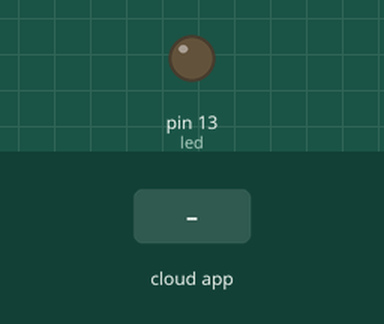
Simulated run of this sketch. Board: Arduino Mega 2560, built with avr-gcc and run on an emulated ATmega2560. Parts: output pins drawn as LEDs (lit = HIGH). The test bench sets the inputs (shaded band). The ROS host is connected and sends only what is stated.

Above: at 1.2 s.
1.3 s: the phone or cloud app sets servo to 0
At 2.5 s:
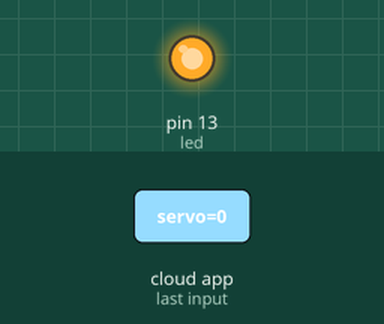
2.8 s: the phone or cloud app sets servo to 45
At 3.7 s:
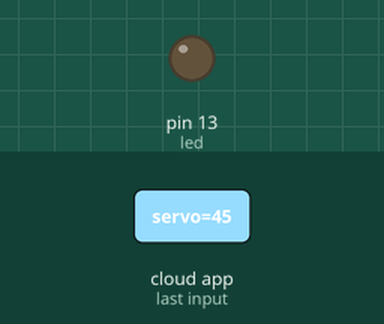
4.3 s: the phone or cloud app sets servo to 90
At 4.9 s:
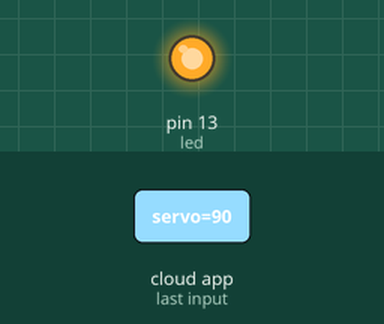
Timing chart, 0 to 7.3 s (numbered marks = the images above; inputs shaded):
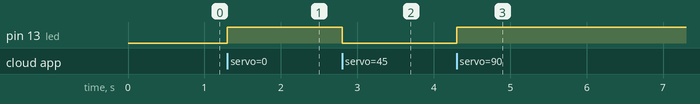

Measured:
- after the input at 1.3 s, pin 13 (led): LOW → HIGH at once
- after the input at 2.8 s, pin 13 (led): HIGH → LOW at once
- after the input at 4.3 s, pin 13 (led): LOW → HIGH at once

The sketch:

ros_servo.ino
```cpp
/*
 * rosserial Servo Control Example
 *
 * This sketch demonstrates the control of hobby R/C servos
 * using ROS and the arduiono
 *
 * For the full tutorial write up, visit
 * www.ros.org/wiki/rosserial_arduino_demos
 *
 * For more information on the Arduino Servo Library
 * Checkout :
 * http://www.arduino.cc/en/Reference/Servo
 */

#if defined(ARDUINO) && ARDUINO >= 100
  #include "Arduino.h"
#else
  #include <WProgram.h>
#endif

#include "servo.h"
#include <ros.h>
#include <std_msgs/UInt16.h>


#define ID3   3

ros::NodeHandle  nh;


void servo_cb( const std_msgs::UInt16& cmd_msg){          //cmd 명령어를 쓰겠다.

  LobotSerialServoMove(Serial3, 3, cmd_msg.data, 1000);
  digitalWrite(13, HIGH-digitalRead(13));  //toggle led
}


ros::Subscriber<std_msgs::UInt16> sub("servo", servo_cb);//  servo_cb 함수를 sub으로 지정

void setup(){
  Serial3.begin(115200);
  pinMode(13, OUTPUT);
  nh.initNode(); // 노드명 초기화
  nh.subscribe(sub); //sub 으로 지정
  LobotSerialServoSetMode(Serial3, 3, 0, 1000);
}

void loop(){
  nh.spinOnce();
  delay(1);
}
```

servo.h
```cpp
#define GET_LOW_BYTE(A) (uint8_t)((A))
//매크로 함수 A의 하위 8 비트를 가져옵니다.
#define GET_HIGH_BYTE(A) (uint8_t)((A) >> 8)
//매크로 함수 A의 상위 8 비트를 가져옵니다.
#define BYTE_TO_HW(A, B) ((((uint16_t)(A)) << 8) | (uint8_t)(B))
//매크로 기능 A를 상위 8 비트로, B를 하위 8 비트로 취하여 16 비트 쉐이핑으로 병합


#define LOBOT_SERVO_FRAME_HEADER         0x55


#define LOBOT_SERVO_MOVE_TIME_WRITE      1
#define LOBOT_SERVO_MOVE_TIME_READ       2
#define LOBOT_SERVO_MOVE_TIME_WAIT_WRITE 7
#define LOBOT_SERVO_MOVE_TIME_WAIT_READ  8
#define LOBOT_SERVO_MOVE_START           11
#define LOBOT_SERVO_MOVE_STOP            12
#define LOBOT_SERVO_ID_WRITE             13
#define LOBOT_SERVO_ID_READ              14
#define LOBOT_SERVO_ANGLE_OFFSET_ADJUST  17
#define LOBOT_SERVO_ANGLE_OFFSET_WRITE   18
#define LOBOT_SERVO_ANGLE_OFFSET_READ    19
#define LOBOT_SERVO_ANGLE_LIMIT_WRITE    20
#define LOBOT_SERVO_ANGLE_LIMIT_READ     21
#define LOBOT_SERVO_VIN_LIMIT_WRITE      22
#define LOBOT_SERVO_VIN_LIMIT_READ       23
#define LOBOT_SERVO_TEMP_MAX_LIMIT_WRITE 24
#define LOBOT_SERVO_TEMP_MAX_LIMIT_READ  25
#define LOBOT_SERVO_TEMP_READ            26
#define LOBOT_SERVO_VIN_READ             27
#define LOBOT_SERVO_POS_READ             28
#define LOBOT_SERVO_OR_MOTOR_MODE_WRITE  29
#define LOBOT_SERVO_OR_MOTOR_MODE_READ   30
#define LOBOT_SERVO_LOAD_OR_UNLOAD_WRITE 31
#define LOBOT_SERVO_LOAD_OR_UNLOAD_READ  32
#define LOBOT_SERVO_LED_CTRL_WRITE       33
#define LOBOT_SERVO_LED_CTRL_READ        34
#define LOBOT_SERVO_LED_ERROR_WRITE      35
#define LOBOT_SERVO_LED_ERROR_READ       3


#define LOBOT_DEBUG 1  /*디버깅에 사용, 디버깅 데이터 인쇄*/

byte LobotCheckSum(byte buf[])
{
  byte i;
  uint16_t temp = 0;//2 byte

  for (i = 2; i < buf[3] + 2; i++) {
    temp += buf[i];
  }
  temp = ~temp;
  i = (byte)temp;
  return i;
}


void LobotSerialServoMove(HardwareSerial &SerialX, uint8_t id, int16_t position, uint16_t time)
{
  byte buf[10];
  if(position < 0)
    position = 0;
  if(position > 1000)
    position = 1000;
  buf[0] = buf[1] = LOBOT_SERVO_FRAME_HEADER; // header
  buf[2] = id;                                // servo ID
  buf[3] = 7;                                 // data length
  buf[4] = LOBOT_SERVO_MOVE_TIME_WRITE;

  //
  buf[5] = GET_LOW_BYTE(position);
  buf[6] = GET_HIGH_BYTE(position);

  //
  buf[7] = GET_LOW_BYTE(time);
  buf[8] = GET_HIGH_BYTE(time);

  buf[9] = LobotCheckSum(buf);
  SerialX.write(buf, 10);
}


void LobotSerialServoStopMove(HardwareSerial &SerialX, uint8_t id)
{
  byte buf[6];
  buf[0] = buf[1] = LOBOT_SERVO_FRAME_HEADER;
  buf[2] = id;
  buf[3] = 3;
  buf[4] = LOBOT_SERVO_MOVE_STOP;
  buf[5] = LobotCheckSum(buf);
  SerialX.write(buf, 6);
}


//servo ID 지정
void LobotSerialServoSetID(HardwareSerial &SerialX, uint8_t oldID, uint8_t newID)
{
  byte buf[7];
  buf[0] = buf[1] = LOBOT_SERVO_FRAME_HEADER;
  buf[2] = oldID;
  buf[3] = 4;
  buf[4] = LOBOT_SERVO_ID_WRITE;
  buf[5] = newID;
  buf[6] = LobotCheckSum(buf);
  SerialX.write(buf, 7);

#ifdef LOBOT_DEBUG
  Serial.println("LOBOT SERVO ID WRITE");
  int debug_value_i = 0;
  for (debug_value_i = 0; debug_value_i < buf[3] + 3; debug_value_i++)
  {
    Serial.print(buf[debug_value_i], HEX);
    Serial.print(":");
  }
  Serial.println(" ");
#endif

}
// Servo mode set  0이면 각도, 1이면 속도
void LobotSerialServoSetMode(HardwareSerial &SerialX, uint8_t id, uint8_t Mode, int16_t Speed)
{
  byte buf[10];
  buf[0] = buf[1] = LOBOT_SERVO_FRAME_HEADER;
  buf[2] = id;
  buf[3] = 7;
  buf[4] = LOBOT_SERVO_OR_MOTOR_MODE_WRITE;
  buf[5] = Mode;
  buf[6] = 0;
  buf[7] = GET_LOW_BYTE((uint16_t)Speed);
  buf[8] = GET_HIGH_BYTE((uint16_t)Speed);
  buf[9] = LobotCheckSum(buf);

#ifdef LOBOT_DEBUG
  Serial.println("LOBOT SERVO Set Mode");
  int debug_value_i = 0;
  for (debug_value_i = 0; debug_value_i < buf[3] + 3; debug_value_i++)
  {
    Serial.print(buf[debug_value_i], HEX);
    Serial.print(":");
  }
  Serial.println(" ");
#endif

  SerialX.write(buf, 10);
}
void LobotSerialServoLoad(HardwareSerial &SerialX, uint8_t id)
{
  byte buf[7];
  buf[0] = buf[1] = LOBOT_SERVO_FRAME_HEADER;
  buf[2] = id;
  buf[3] = 4;
  buf[4] = LOBOT_SERVO_LOAD_OR_UNLOAD_WRITE;
  buf[5] = 1;
  buf[6] = LobotCheckSum(buf);

  SerialX.write(buf, 7);

#ifdef LOBOT_DEBUG
  Serial.println("LOBOT SERVO LOAD WRITE");
  int debug_value_i = 0;
  for (debug_value_i = 0; debug_value_i < buf[3] + 3; debug_value_i++)
  {
    Serial.print(buf[debug_value_i], HEX);
    Serial.print(":");
  }
  Serial.println(" ");
#endif

}

void LobotSerialServoUnload(HardwareSerial &SerialX, uint8_t id)
{
  byte buf[7];
  buf[0] = buf[1] = LOBOT_SERVO_FRAME_HEADER;
  buf[2] = id;
  buf[3] = 4;
  buf[4] = LOBOT_SERVO_LOAD_OR_UNLOAD_WRITE;
  buf[5] = 0;
  buf[6] = LobotCheckSum(buf);

  SerialX.write(buf, 7);

#ifdef LOBOT_DEBUG
  Serial.println("LOBOT SERVO LOAD WRITE");
  int debug_value_i = 0;
  for (debug_value_i = 0; debug_value_i < buf[3] + 3; debug_value_i++)
  {
    Serial.print(buf[debug_value_i], HEX);
    Serial.print(":");
  }
  Serial.println(" ");
#endif
}


int LobotSerialServoReceiveHandle(HardwareSerial &SerialX, byte *ret)
{
  bool frameStarted = false;
  bool receiveFinished = false;
  byte frameCount = 0;
  byte dataCount = 0;
  byte dataLength = 2;
  byte rxBuf;
  byte recvBuf[32];
  byte i;

  while (SerialX.available()) {
    rxBuf = SerialX.read();
    delayMicroseconds(100);
    if (!frameStarted) {
      if (rxBuf == LOBOT_SERVO_FRAME_HEADER) {
        frameCount++;
        if (frameCount == 2) {
          frameCount = 0;
          frameStarted = true;
          dataCount = 1;
        }
      }
      else {
        frameStarted = false;
        dataCount = 0;
        frameCount = 0;
      }
    }
    if (frameStarted) {
      recvBuf[dataCount] = (uint8_t)rxBuf;
      if (dataCount == 3) {
        dataLength = recvBuf[dataCount];
        if (dataLength < 3 || dataCount > 7) {
          dataLength = 2;
          frameStarted = false;
        }
      }
      dataCount++;
      if (dataCount == dataLength + 3) {

#ifdef LOBOT_DEBUG
        Serial.print("RECEIVE DATA:");
        for (i = 0; i < dataCount; i++) {
          Serial.print(recvBuf[i], HEX);
          Serial.print(":");
        }
        Serial.println(" ");
#endif

        if (LobotCheckSum(recvBuf) == recvBuf[dataCount - 1]) {

#ifdef LOBOT_DEBUG
          Serial.println("Check SUM OK!!");
          Serial.println("");
#endif

          frameStarted = false;
          memcpy(ret, recvBuf + 4, dataLength);
          return 1;
        }
        return -1;
      }
    }
  }
}


int LobotSerialServoReadPosition(HardwareSerial &SerialX, uint8_t id)
{
  int count = 10000;
  int ret;
  byte buf[6];

  buf[0] = buf[1] = LOBOT_SERVO_FRAME_HEADER;
  buf[2] = id;
  buf[3] = 3;
  buf[4] = LOBOT_SERVO_POS_READ;
  buf[5] = LobotCheckSum(buf);

#ifdef LOBOT_DEBUG
  Serial.println("LOBOT SERVO Pos READ");
  int debug_value_i = 0;
  for (debug_value_i = 0; debug_value_i < buf[3] + 3; debug_value_i++)
  {
    Serial.print(buf[debug_value_i], HEX);
    Serial.print(":");
  }
  //Serial.println(" ");
#endif

  while (SerialX.available())
    SerialX.read();

  SerialX.write(buf, 6);

  while (!SerialX.available()) {
    count -= 1;
    if (count < 0)
      return -1;
  }

  if (LobotSerialServoReceiveHandle(SerialX, buf) > 0)
    ret = BYTE_TO_HW(buf[2], buf[1]);
  else
    ret = -1;

#ifdef LOBOT_DEBUG
  Serial.println(ret);
#endif
  return ret;
}
int LobotSerialServoReadVin(HardwareSerial &SerialX, uint8_t id)
{
  int count = 10000;
  int ret;
  byte buf[6];

  buf[0] = buf[1] = LOBOT_SERVO_FRAME_HEADER;
  buf[2] = id;
  buf[3] = 3;
  buf[4] = LOBOT_SERVO_VIN_READ;
  buf[5] = LobotCheckSum(buf);

#ifdef LOBOT_DEBUG
  Serial.println("LOBOT SERVO VIN READ");
  int debug_value_i = 0;
  for (debug_value_i = 0; debug_value_i < buf[3] + 3; debug_value_i++)
  {
    Serial.print(buf[debug_value_i], HEX);
    Serial.print(":");
  }
  Serial.println(" ");
#endif

  while (SerialX.available())
    SerialX.read();

  SerialX.write(buf, 6);

  while (!SerialX.available()) {
    count -= 1;
    if (count < 0)
      return -2048;
  }

  if (LobotSerialServoReceiveHandle(SerialX, buf) > 0)
    ret = (int16_t)BYTE_TO_HW(buf[2], buf[1]);
  else
    ret = -2048;

#ifdef LOBOT_DEBUG
  Serial.println(ret);
#endif
  return ret;
}
```
